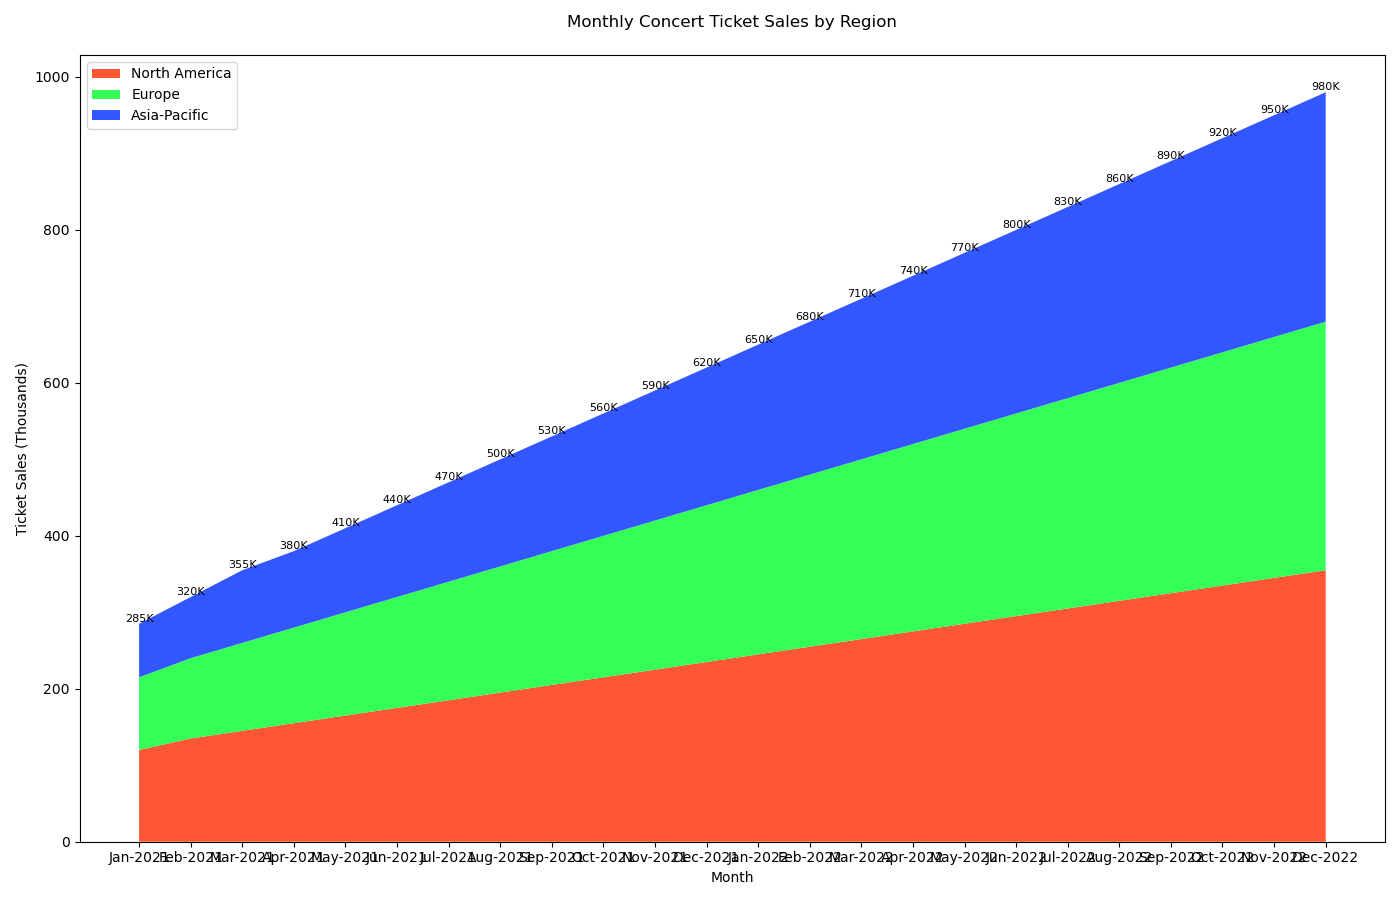

Here is the Python script that generated this plot:

import matplotlib.pyplot as plt

months = [
    'Jan-2021', 'Feb-2021', 'Mar-2021', 'Apr-2021', 'May-2021', 'Jun-2021',
    'Jul-2021', 'Aug-2021', 'Sep-2021', 'Oct-2021', 'Nov-2021', 'Dec-2021',
    'Jan-2022', 'Feb-2022', 'Mar-2022', 'Apr-2022', 'May-2022', 'Jun-2022',
    'Jul-2022', 'Aug-2022', 'Sep-2022', 'Oct-2022', 'Nov-2022', 'Dec-2022'
]
north_america = [
    120, 135, 145, 155, 165, 175, 185, 195, 205, 215, 225, 235,
    245, 255, 265, 275, 285, 295, 305, 315, 325, 335, 345, 355
]
europe = [
    95, 105, 115, 125, 135, 145, 155, 165, 175, 185, 195, 205,
    215, 225, 235, 245, 255, 265, 275, 285, 295, 305, 315, 325
]
asia_pacific = [
    70, 80, 95, 100, 110, 120, 130, 140, 150, 160, 170, 180,
    190, 200, 210, 220, 230, 240, 250, 260, 270, 280, 290, 300
]

plt.figure(figsize=(14, 9))

plt.stackplot(months, north_america, europe, asia_pacific,
              colors=['#FF5733', '#33FF57', '#3357FF'],
              labels=['North America', 'Europe', 'Asia-Pacific'])

plt.legend(loc='upper left')

plt.title('Monthly Concert Ticket Sales by Region', pad=20)
plt.xlabel('Month')
plt.ylabel('Ticket Sales (Thousands)')

for i, na in enumerate(north_america):
    total_sales = na + europe[i] + asia_pacific[i]
    plt.text(months[i], total_sales, f'{total_sales}K', ha='center', va='bottom', fontsize=8)

plt.tight_layout()
plt.show()
